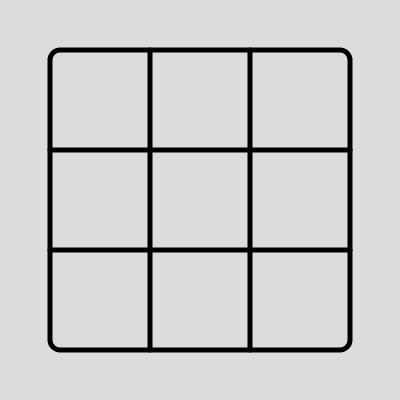
Frame 1 (no input)
Frame 60 (no input): identical to frame 1, image omitted
Frame 120 (the mouse pressed at the canvas centre since frame 60): identical to frame 1, image omitted

The p5.js sketch that drew this single still picture (run headless with seeded random() and noise() and a simulated clock; from frame 60 on, the mouse is pressed at the canvas centre):

// p5.js sketch
// ── sketch.js
function setup() {
createCanvas(400,400)
}

function draw() {
  background(220);

   stroke(0);
  strokeWeight(5);
  noFill();

  // vierkant midden
  rect(50, 50, 300, 300, 10);

  // vakken vertical
  line(150, 50, 150, 350);
  line(250, 50, 250, 350);

  // vakken horizontaal
  line(50, 150, 350, 150);
  line(50, 250, 350, 250);
}
